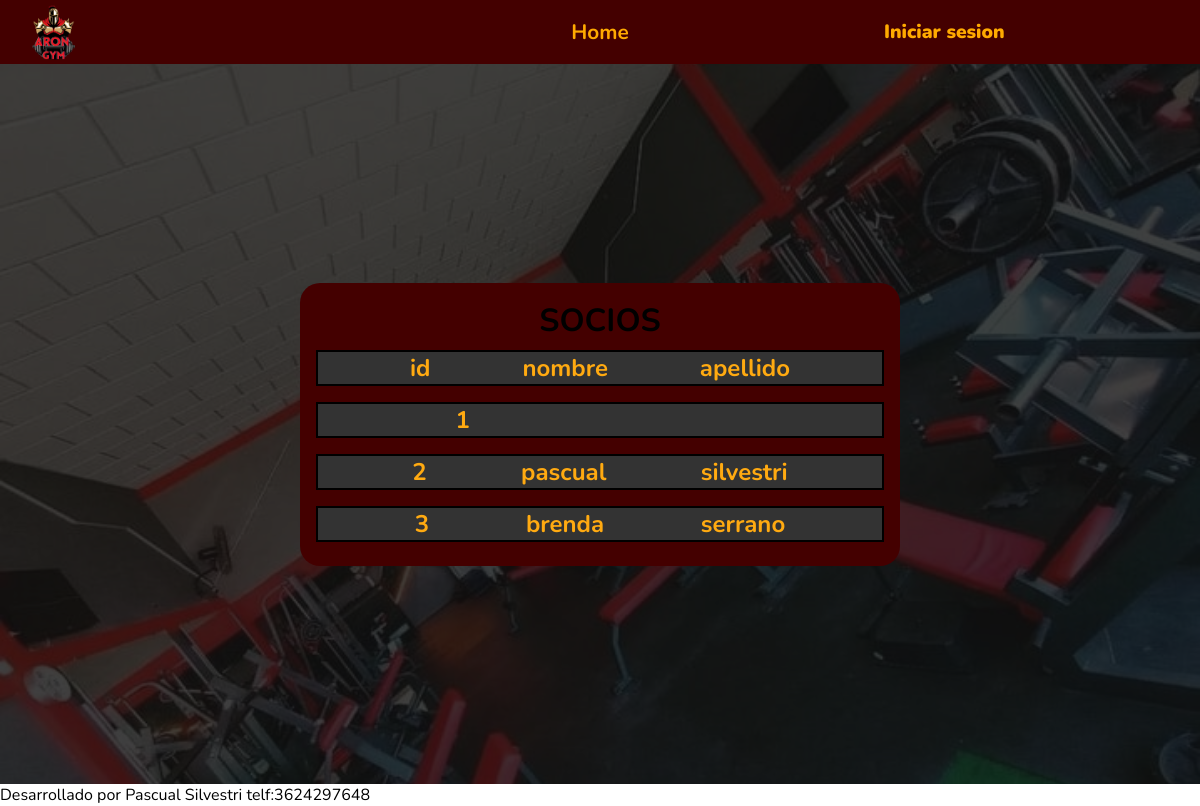
/Usuario/, run on an earlier commit of the app's database.
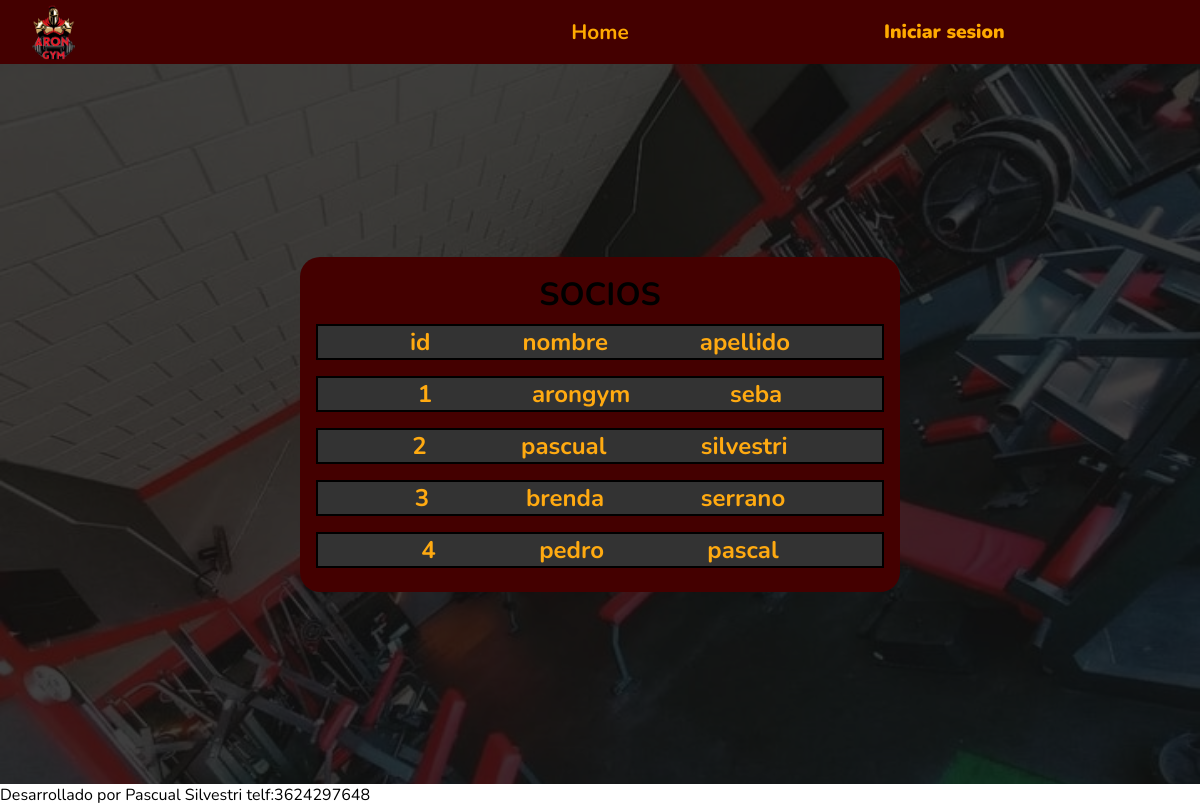
And on a later commit of the database.
### apps/usuarios/models.py (models this page shows)
class Usuario(AbstractUser):
    pass

### apps/usuarios/views.py (the view)
# urls.py: path('', views.usuario, name = 'usuarios'),
def usuario(request):
    usuario = Usuario.objects.all()
    context = {'usuario':usuario}
    return render(request,'usuarios/usuarios.html',context)

### templates/usuarios/usuarios.html (shortened to what this page needs)
{% extends 'base.html' %}
{% load static %}
{% block contenedor %}
<main class='main_usuarios'>
    <div class="contenedor_usuarios">
        <h1 class="titulo">
            SOCIOS
        </h1>
        <div class="row">
            <div class="cols">
                <h2>id</h2>
            </div>
            <div class="cols">
                <h2>nombre</h2>
            </div>
            <div class="cols">
                <h2>apellido</h2>
            </div>
        </div>
        {% for i in usuario %}
        <div class="row">
            <div class="cols">
                <h2>{{i.id}}</h2>
            </div>
            <div class="cols">
                <h2>{{i.first_name}}</h2>
            </div>
            <div class="cols">
                <h2>{{i.last_name}}</h2>
            </div>
        </div>
        {% endfor %}
    </div>
</main>
{% endblock %}

What changed in the data, as far as the page shows it:
changed Usuario id 1: first_name (not shown) → "arongym"; last_name (not shown) → "seba"
added Usuario: id "4", first_name "pedro", last_name "pascal"
